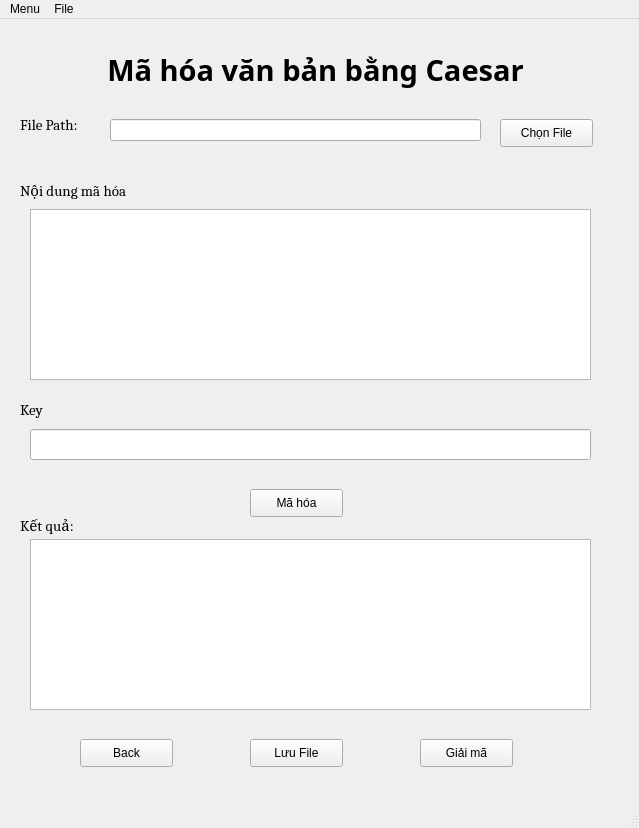
<?xml version="1.0" encoding="UTF-8"?>
<ui version="4.0">
 <class>MainWindow</class>
 <widget class="QMainWindow" name="MainWindow">
  <property name="geometry">
   <rect>
    <x>0</x>
    <y>0</y>
    <width>639</width>
    <height>828</height>
   </rect>
  </property>
  <property name="windowTitle">
   <string>MainWindow</string>
  </property>
  <widget class="QWidget" name="centralwidget">
   <widget class="QLabel" name="label">
    <property name="geometry">
     <rect>
      <x>60</x>
      <y>0</y>
      <width>511</width>
      <height>101</height>
     </rect>
    </property>
    <property name="font">
     <font>
      <family>Sitka Heading Semibold</family>
      <pointsize>22</pointsize>
      <weight>75</weight>
      <bold>true</bold>
     </font>
    </property>
    <property name="text">
     <string>Mã hóa văn bản bằng Caesar</string>
    </property>
    <property name="alignment">
     <set>Qt::AlignCenter</set>
    </property>
   </widget>
   <widget class="QLabel" name="label_2">
    <property name="geometry">
     <rect>
      <x>20</x>
      <y>90</y>
      <width>81</width>
      <height>31</height>
     </rect>
    </property>
    <property name="font">
     <font>
      <family>Cambria</family>
      <pointsize>11</pointsize>
      <weight>50</weight>
      <bold>false</bold>
     </font>
    </property>
    <property name="text">
     <string>File Path:</string>
    </property>
   </widget>
   <widget class="QLineEdit" name="EdtPath">
    <property name="geometry">
     <rect>
      <x>110</x>
      <y>100</y>
      <width>371</width>
      <height>22</height>
     </rect>
    </property>
   </widget>
   <widget class="QPushButton" name="btnChonFile">
    <property name="geometry">
     <rect>
      <x>500</x>
      <y>100</y>
      <width>93</width>
      <height>28</height>
     </rect>
    </property>
    <property name="font">
     <font>
      <pointsize>9</pointsize>
     </font>
    </property>
    <property name="text">
     <string>Chọn File</string>
    </property>
   </widget>
   <widget class="QLabel" name="label_3">
    <property name="geometry">
     <rect>
      <x>20</x>
      <y>150</y>
      <width>171</width>
      <height>41</height>
     </rect>
    </property>
    <property name="font">
     <font>
      <family>Cambria</family>
      <pointsize>11</pointsize>
      <weight>50</weight>
      <bold>false</bold>
     </font>
    </property>
    <property name="text">
     <string>Nội dung mã hóa</string>
    </property>
   </widget>
   <widget class="QPushButton" name="btnMaHoaCaesar">
    <property name="geometry">
     <rect>
      <x>250</x>
      <y>470</y>
      <width>93</width>
      <height>28</height>
     </rect>
    </property>
    <property name="font">
     <font>
      <pointsize>9</pointsize>
     </font>
    </property>
    <property name="text">
     <string>Mã hóa</string>
    </property>
   </widget>
   <widget class="QLabel" name="label_4">
    <property name="geometry">
     <rect>
      <x>20</x>
      <y>490</y>
      <width>141</width>
      <height>31</height>
     </rect>
    </property>
    <property name="font">
     <font>
      <family>Cambria</family>
      <pointsize>11</pointsize>
      <weight>50</weight>
      <bold>false</bold>
     </font>
    </property>
    <property name="text">
     <string>Kết quả:</string>
    </property>
   </widget>
   <widget class="QPushButton" name="btnSave">
    <property name="geometry">
     <rect>
      <x>250</x>
      <y>720</y>
      <width>93</width>
      <height>28</height>
     </rect>
    </property>
    <property name="font">
     <font>
      <pointsize>9</pointsize>
     </font>
    </property>
    <property name="text">
     <string>Lưu File</string>
    </property>
   </widget>
   <widget class="QPushButton" name="btnBack">
    <property name="geometry">
     <rect>
      <x>80</x>
      <y>720</y>
      <width>93</width>
      <height>28</height>
     </rect>
    </property>
    <property name="font">
     <font>
      <pointsize>9</pointsize>
     </font>
    </property>
    <property name="text">
     <string>Back</string>
    </property>
   </widget>
   <widget class="QPushButton" name="btnGiaiMa">
    <property name="geometry">
     <rect>
      <x>420</x>
      <y>720</y>
      <width>93</width>
      <height>28</height>
     </rect>
    </property>
    <property name="font">
     <font>
      <pointsize>9</pointsize>
     </font>
    </property>
    <property name="text">
     <string>Giải mã</string>
    </property>
   </widget>
   <widget class="QTextEdit" name="result">
    <property name="geometry">
     <rect>
      <x>30</x>
      <y>520</y>
      <width>561</width>
      <height>171</height>
     </rect>
    </property>
   </widget>
   <widget class="QLabel" name="label_5">
    <property name="geometry">
     <rect>
      <x>20</x>
      <y>370</y>
      <width>41</width>
      <height>41</height>
     </rect>
    </property>
    <property name="font">
     <font>
      <family>Cambria</family>
      <pointsize>11</pointsize>
      <weight>50</weight>
      <bold>false</bold>
     </font>
    </property>
    <property name="text">
     <string>Key</string>
    </property>
   </widget>
   <widget class="QLineEdit" name="lineEdit">
    <property name="geometry">
     <rect>
      <x>30</x>
      <y>410</y>
      <width>561</width>
      <height>31</height>
     </rect>
    </property>
   </widget>
   <widget class="QTextEdit" name="input">
    <property name="geometry">
     <rect>
      <x>30</x>
      <y>190</y>
      <width>561</width>
      <height>171</height>
     </rect>
    </property>
   </widget>
  </widget>
  <widget class="QMenuBar" name="menubar">
   <property name="geometry">
    <rect>
     <x>0</x>
     <y>0</y>
     <width>639</width>
     <height>26</height>
    </rect>
   </property>
   <widget class="QMenu" name="menuFile">
    <property name="title">
     <string>File</string>
    </property>
    <addaction name="actionOpen_File"/>
    <addaction name="actionSave_File"/>
    <addaction name="separator"/>
   </widget>
   <widget class="QMenu" name="menuMenu">
    <property name="title">
     <string>Menu</string>
    </property>
    <addaction name="actionMa_Hoa"/>
    <addaction name="actionGiai_Ma"/>
    <addaction name="separator"/>
    <addaction name="actionExit_2"/>
   </widget>
   <addaction name="menuMenu"/>
   <addaction name="menuFile"/>
  </widget>
  <widget class="QStatusBar" name="statusbar"/>
  <action name="actionOpen_File">
   <property name="text">
    <string>Open File</string>
   </property>
  </action>
  <action name="actionSave_File">
   <property name="text">
    <string>Save File</string>
   </property>
  </action>
  <action name="actionExit">
   <property name="text">
    <string>Exit</string>
   </property>
  </action>
  <action name="actionMa_Hoa">
   <property name="text">
    <string>Mã hóa</string>
   </property>
  </action>
  <action name="actionGiai_Ma">
   <property name="text">
    <string>Giải mã</string>
   </property>
  </action>
  <action name="actionExit_2">
   <property name="text">
    <string>Exit</string>
   </property>
  </action>
 </widget>
 <resources/>
 <connections/>
</ui>
